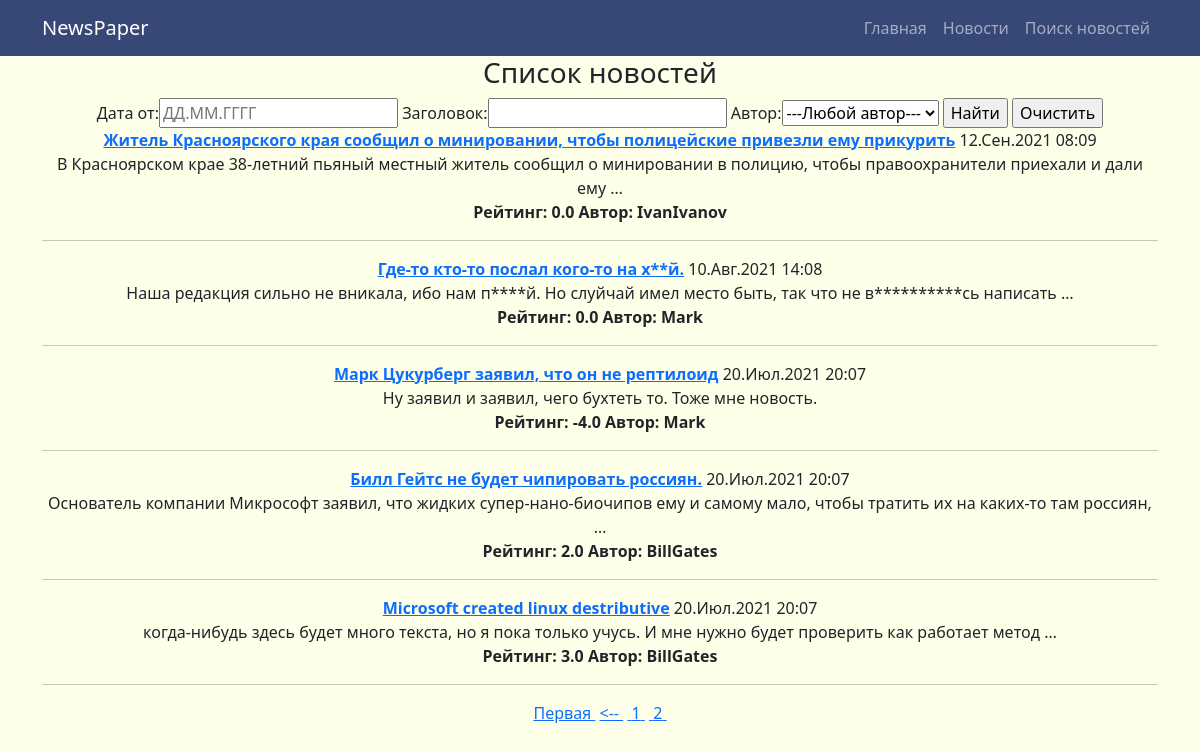
The app's page /news/search?page=2, older data.
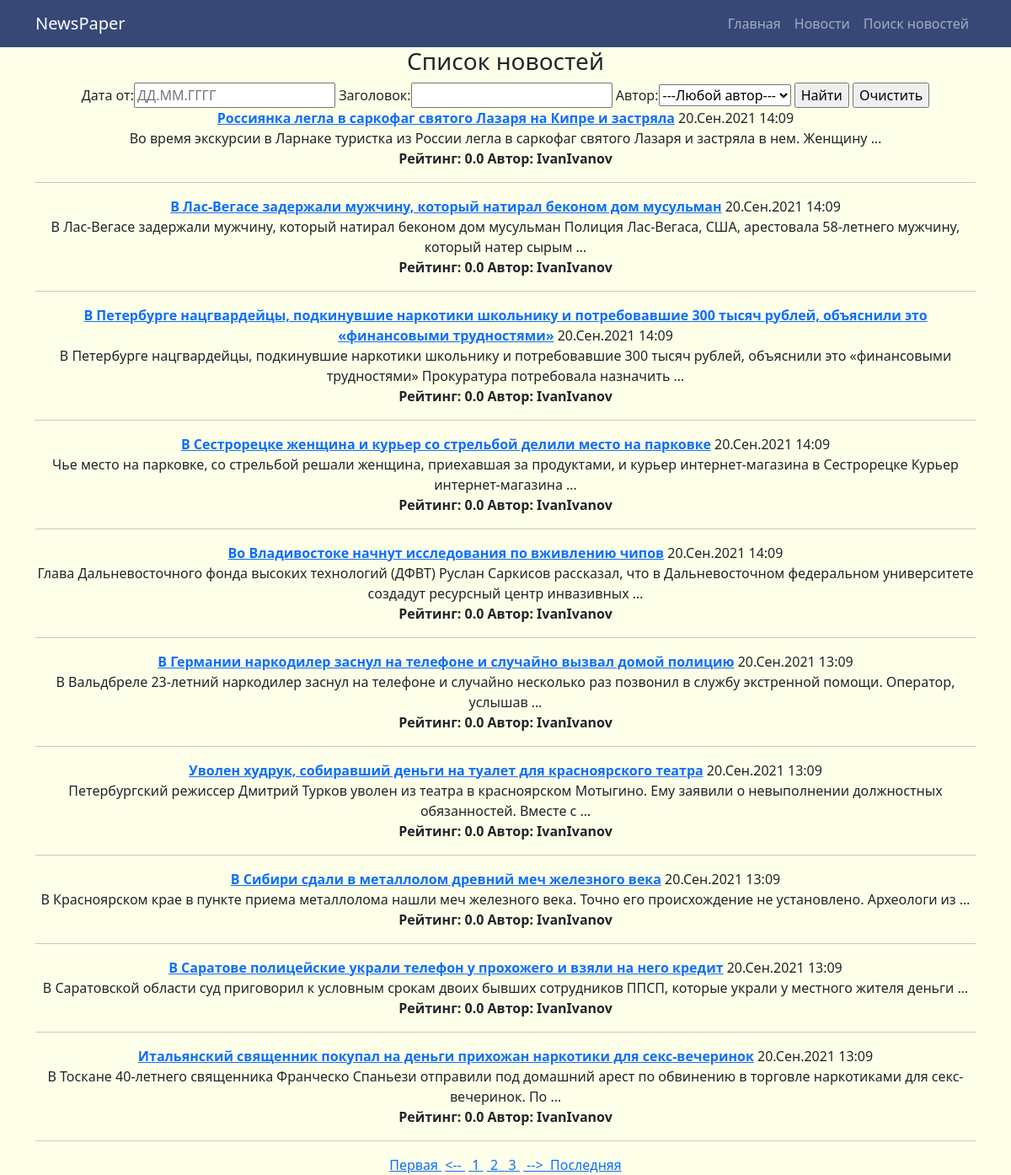
The same page, newer data.
### news/models.py (models this page shows, shortened)
class Post(models.Model):
    post = "PS"
    news = "NW"
    TYPE = [
        (post, "Статья"),
        (news, "Новость"),
    ]
    author = models.ForeignKey(Author,
                               on_delete=models.CASCADE)
    type = models.CharField(max_length=2, choices=TYPE, default=post)
    create_time = models.DateTimeField(auto_now_add=True)
    category = models.ManyToManyField(Category, through="PostCategory")
    header = models.CharField(max_length=256,
                              default='Заголовок отсутвует')
    text = models.TextField(default='Текст отсутствует')
    rating = models.FloatField(default=0.0)

### accounts/models.py (models this page shows, shortened)
class Author(models.Model):
    user = models.OneToOneField(User,
                                on_delete=models.CASCADE)
    rating = models.FloatField(default=0.0)

### news/views.py (the view)
# urls.py: path('search', NewsListSearch.as_view())
class NewsListSearch(ListView):
    model = Post
    template_name = 'news_search.html'
    context_object_name = 'news_search'
    queryset = Post.objects.all().order_by('id').reverse()
    paginate_by = 10
    def get_filter(self):
        return NewsFilter(self.request.GET, queryset=super().get_queryset())
    def get_queryset(self):
        return self.get_filter().qs
    def get_context_data(self, *args, **kwargs):
        return {
            **super().get_context_data(*args, **kwargs),
            "time_now" : datetime.utcnow(),
            "filter" : self.get_filter()
        }

### news/templatetags/custom_filters.py (called while the page is built)
@register.filter(name='censor')
def censor(text):
    censor_text = ''
    for word in text.split()[:]:
        if word.strip(',.\'"').lower() in CENSOR_VOCABULARY:
             word = f'{word[0]}{re.sub("[a-zA-zа-яА-ЯёЁ]","*", word[1:-1])}{word[-2:]}'
        censor_text += f' {word}'
    return censor_text

@register.filter(name='update_page')
def update_page(full_path:str, page:int):
    try:
        params_list = full_path.split('?')[1].split('&')
        params = dict([tuple(str(param).split('=')) for param  in params_list])
        params.update({'page' : page})
        link = ''
        for key, value in params.items():
            link += (f"{key}={value}&")
        return link[:-1]
    except:
        return f"page={page}"

### templates/news_search.html (shortened to what this page needs)
{% extends 'flatpages/default.html' %}
{% load custom_filters %}
{% block content %}
    <h3>Список новостей</h3>
    <form method="GET">
        {{ filter.form }}
        <input type="submit" value="Найти">
        <a href='/news/search'> <input type="button" value="Очистить"> </a>
    </form>
    {% if news_search %}
        {% for news in news_search %}
            <b><a href={{news.id}}> {{ news.header|censor }}</a></b>
            {{ news.create_time|date:'d.M.Y  H:m' }} <br>
            {{ news.text|censor|truncatewords:18}} <br>
            <b>Рейтинг: {{news.rating}}  Автор: {{ news.author.user.username }} </b> <hr>
        {% endfor %}
    {% else %}
        <h3>По заданным фильтрам новостей не нашлось.</h3>
    {% endif %}
    {% if is_paginated %}
        {% if page_obj.has_previous%}
            <a class='paginator' href="?{{ request.get_full_path|update_page:1}}">Первая&nbsp</a>
            <a class='paginator' href="?{{ request.get_full_path|update_page:page_obj.previous_page_number}}"> <--&nbsp</a>
        {% endif %}
        {% for num in page_obj.paginator.page_range %}
            {% if page_obj.number == num %}
                <a class='paginator'> &nbsp{{ num }}&nbsp </a>
            {% elif num > page_obj.number|add:'-3' and num < page_obj.number|add:'3' %}
                <a class='paginator' href="?{{ request.get_full_path|update_page:num }}"> &nbsp{{ num }}&nbsp</a>
            {% endif %}
        {% endfor %}
        {% if page_obj.has_next %}
            <a class='paginator' href="?{{ request.get_full_path|update_page:page_obj.next_page_number }}">&nbsp--> </a>
            <a class='paginator' href="?{{ request.get_full_path|update_page:page_obj.paginator.num_pages }}">&nbspПоследняя</a>
        {% endif %}
    {% endif %}
{% endblock content %}

Row changes from the older to the newer data that the page shows:
removed Post: header|censor "Житель Красноярского края сообщил о минировании, чтобы полицейские привезли ему прикурить", create_time "12.Сен.2021 08:09", text|censor "В Красноярском крае 38-летний пьяный местный житель сообщил о минировании в полицию, чтобы правоохранители приехали и дали ему …", rating "0.0", author.user.username "IvanIvanov"
no longer on this page (row unchanged): Post: header|censor "Где-то кто-то послал кого-то на х**й.", create_time "10.Авг.2021 14:08", text|censor "Наша редакция сильно не вникала, ибо нам п****й. Но слуйчай имел место быть, так что не в**********сь написать …", rating "0.0", author.user.username "Mark"
no longer on this page (row unchanged): Post: header|censor "Марк Цукурберг заявил, что он не рептилоид", create_time "20.Июл.2021 20:07", text|censor "Ну заявил и заявил, чего бухтеть то. Тоже мне новость.", rating "-4.0", author.user.username "Mark"
no longer on this page (row unchanged): Post: header|censor "Билл Гейтс не будет чипировать россиян.", create_time "20.Июл.2021 20:07", text|censor "Основатель компании Микрософт заявил, что жидких супер-нано-биочипов ему и самому мало, чтобы тратить их на каких-то там россиян, …", rating "2.0", author.user.username "BillGates"
no longer on this page (row unchanged): Post: header|censor "Microsoft created linux destributive", create_time "20.Июл.2021 20:07", text|censor "когда-нибудь здесь будет много текста, но я пока только учусь. И мне нужно будет проверить как работает метод …", rating "3.0", author.user.username "BillGates"
added Post: header|censor "Россиянка легла в саркофаг святого Лазаря на Кипре и застряла", create_time "20.Сен.2021 14:09", text|censor "Во время экскурсии в Ларнаке туристка из России легла в саркофаг святого Лазаря и застряла в нем. Женщину …", rating "0.0", author.user.username "IvanIvanov"
added Post: header|censor "В Лас-Вегасе задержали мужчину, который натирал беконом дом мусульман", create_time "20.Сен.2021 14:09", text|censor "В Лас-Вегасе задержали мужчину, который натирал беконом дом мусульман Полиция Лас-Вегаса, США, арестовала 58-летнего мужчину, который натер сырым …", rating "0.0", author.user.username "IvanIvanov"
added Post: header|censor "В Петербурге нацгвардейцы, подкинувшие наркотики школьнику и потребовавшие 300 тысяч рублей, объяснили это «финансовыми трудностями»", create_time "20.Сен.2021 14:09", text|censor "В Петербурге нацгвардейцы, подкинувшие наркотики школьнику и потребовавшие 300 тысяч рублей, объяснили это «финансовыми трудностями» Прокуратура потребовала назначить …", rating "0.0", author.user.username "IvanIvanov"
added Post: header|censor "В Сестрорецке женщина и курьер со стрельбой делили место на парковке", create_time "20.Сен.2021 14:09", text|censor "Чье место на парковке, со стрельбой решали женщина, приехавшая за продуктами, и курьер интернет-магазина в Сестрорецке Курьер интернет-магазина …", rating "0.0", author.user.username "IvanIvanov"
added Post: header|censor "Во Владивостоке начнут исследования по вживлению чипов", create_time "20.Сен.2021 14:09", text|censor "Глава Дальневосточного фонда высоких технологий (ДФВТ) Руслан Саркисов рассказал, что в Дальневосточном федеральном университете создадут ресурсный центр инвазивных …", rating "0.0", author.user.username "IvanIvanov"
added Post: header|censor "В Германии наркодилер заснул на телефоне и случайно вызвал домой полицию", create_time "20.Сен.2021 13:09", text|censor "В Вальдбреле 23-летний наркодилер заснул на телефоне и случайно несколько раз позвонил в службу экстренной помощи. Оператор, услышав …", rating "0.0", author.user.username "IvanIvanov"
added Post: header|censor "Уволен худрук, собиравший деньги на туалет для красноярского театра", create_time "20.Сен.2021 13:09", text|censor "Петербургский режиссер Дмитрий Турков уволен из театра в красноярском Мотыгино. Ему заявили о невыполнении должностных обязанностей. Вместе с …", rating "0.0", author.user.username "IvanIvanov"
added Post: header|censor "В Сибири сдали в металлолом древний меч железного века", create_time "20.Сен.2021 13:09", text|censor "В Красноярском крае в пункте приема металлолома нашли меч железного века. Точно его происхождение не установлено. Археологи из …", rating "0.0", author.user.username "IvanIvanov"
added Post: header|censor "В Саратове полицейские украли телефон у прохожего и взяли на него кредит", create_time "20.Сен.2021 13:09", text|censor "В Саратовской области суд приговорил к условным срокам двоих бывших сотрудников ППСП, которые украли у местного жителя деньги …", rating "0.0", author.user.username "IvanIvanov"
added Post: header|censor "Итальянский священник покупал на деньги прихожан наркотики для секс-вечеринок", create_time "20.Сен.2021 13:09", text|censor "В Тоскане 40-летнего священника Франческо Спаньези отправили под домашний арест по обвинению в торговле наркотиками для секс-вечеринок. По …", rating "0.0", author.user.username "IvanIvanov"
Text that changed along with them:
new list line: "3"
text now shown: "--> Последняя"
